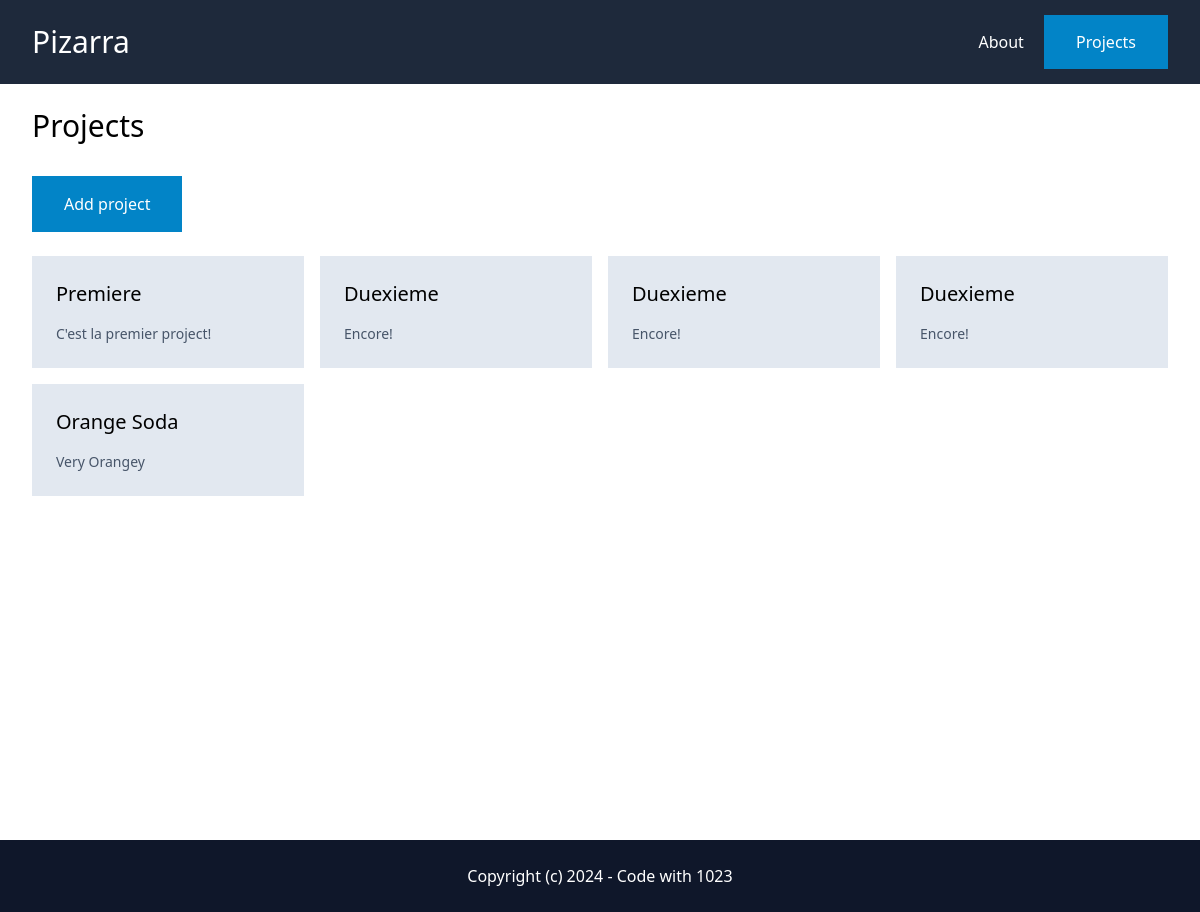
The page /projects/ (signed in) on the database as committed earlier.
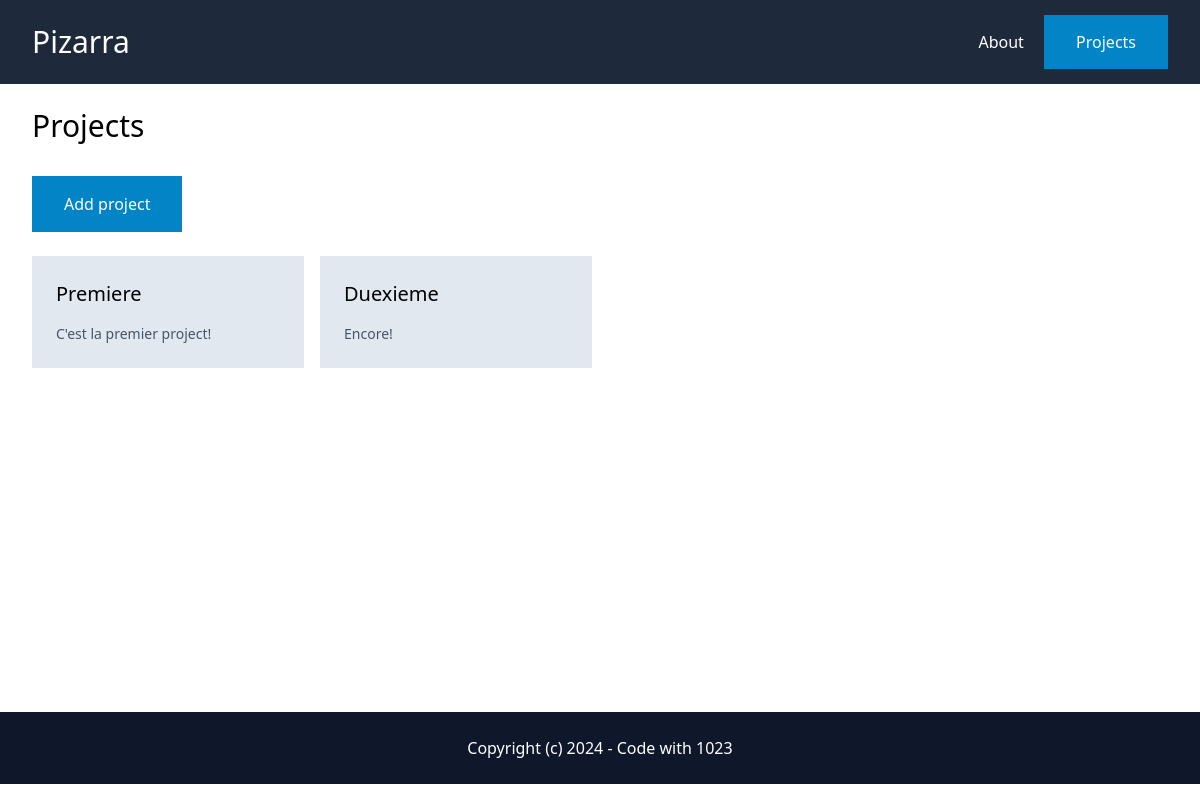
The same page on the database as committed later.
### project/models.py (models this page shows, shortened)
class Project(models.Model):
    id = models.UUIDField(primary_key=True, default=uuid.uuid4, editable=False)
    name = models.CharField(max_length=255)
    description = models.TextField(blank=True, null=True)
    created_by = models.ForeignKey(User, related_name='projects', on_delete=models.CASCADE)

### project/views.py (the view)
# urls.py: path('projects/', include('project.urls')),
@login_required
def projects(request):
    projects = Project.objects.filter(created_by=request.user)
    return render(request, 'project/projects.html', {'projects':projects})

### project/templates/project/projects.html
{% extends 'core/base.html' %}
{% block content %}
    <h1 class="mb-8 text-3xl">Projects</h1>
    <a href="{% url 'project:add' %}" class="py-4 px-8 bg-sky-600 text-white inline-block"
    >Add project</a
    >
    <div class="mt-6 grid grid-cols-4 gap-4">
        {% for project in projects %}
            <div class="py-6 px-6 bg-slate-200">
                <a href="{% url 'project:project' project.id %}">
                    <h2 class="mb-4 text-xl">{{ project.name }}</h2>
                    <p class="text-sm text-slate-600">
                        {{project.description}}
                    </p>
                </a>
            </div>
        {% endfor %}
    </div>
{% endblock %}

Rows that differ between the two databases and show on the page:
removed Project: name "Duexieme", description "Encore!"
removed Project: name "Duexieme", description "Encore!"
removed Project: name "Orange Soda", description "Very Orangey"
